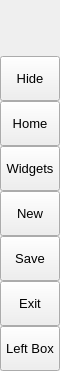
        <widget class="QFrame" name="leftMenuBg">
         <property name="minimumSize">
          <size>
           <width>60</width>
           <height>0</height>
          </size>
         </property>
         <property name="maximumSize">
          <size>
           <width>60</width>
           <height>16777215</height>
          </size>
         </property>
         <property name="frameShape">
          <enum>QFrame::NoFrame</enum>
         </property>
         <property name="frameShadow">
          <enum>QFrame::Raised</enum>
         </property>
         <layout class="QGridLayout" name="gridLayout_3">
          <property name="leftMargin">
           <number>0</number>
          </property>
          <property name="topMargin">
           <number>0</number>
          </property>
          <property name="rightMargin">
           <number>0</number>
          </property>
          <property name="bottomMargin">
           <number>0</number>
          </property>
          <item row="0" column="0">
           <widget class="QFrame" name="topLogoInfo">
            <property name="minimumSize">
             <size>
              <width>0</width>
              <height>50</height>
             </size>
            </property>
            <property name="maximumSize">
             <size>
              <width>16777215</width>
              <height>50</height>
             </size>
            </property>
            <property name="frameShape">
             <enum>QFrame::NoFrame</enum>
            </property>
            <property name="frameShadow">
             <enum>QFrame::Raised</enum>
            </property>
            <widget class="QFrame" name="topLogo">
             <property name="geometry">
              <rect>
               <x>10</x>
               <y>5</y>
               <width>42</width>
               <height>42</height>
              </rect>
             </property>
             <property name="minimumSize">
              <size>
               <width>42</width>
               <height>42</height>
              </size>
             </property>
             <property name="maximumSize">
              <size>
               <width>42</width>
               <height>42</height>
              </size>
             </property>
             <property name="styleSheet">
              <string notr="true">image: url(:/images/images/images/logo2.png);</string>
             </property>
             <property name="frameShape">
              <enum>QFrame::NoFrame</enum>
             </property>
             <property name="frameShadow">
              <enum>QFrame::Raised</enum>
             </property>
            </widget>
            <widget class="QLabel" name="titleLeftApp">
             <property name="geometry">
              <rect>
               <x>70</x>
               <y>8</y>
               <width>160</width>
               <height>20</height>
              </rect>
             </property>
             <property name="font">
              <font>
               <family>Segoe UI Semibold</family>
               <pointsize>12</pointsize>
               <weight>7</weight>
               <italic>false</italic>
               <bold>false</bold>
              </font>
             </property>
             <property name="text">
              <string>Emergency Services</string>
             </property>
             <property name="alignment">
              <set>Qt::AlignLeading|Qt::AlignLeft|Qt::AlignTop</set>
             </property>
            </widget>
            <widget class="QLabel" name="titleLeftDescription">
             <property name="geometry">
              <rect>
               <x>70</x>
               <y>27</y>
               <width>160</width>
               <height>16</height>
              </rect>
             </property>
             <property name="maximumSize">
              <size>
               <width>16777215</width>
               <height>16</height>
              </size>
             </property>
             <property name="font">
              <font>
               <family>Segoe UI</family>
               <pointsize>8</pointsize>
               <weight>50</weight>
               <italic>false</italic>
               <bold>false</bold>
              </font>
             </property>
             <property name="text">
              <string>Uy_Dat_Ninh</string>
             </property>
             <property name="alignment">
              <set>Qt::AlignLeading|Qt::AlignLeft|Qt::AlignTop</set>
             </property>
            </widget>
           </widget>
          </item>
          <item row="1" column="0">
           <widget class="QFrame" name="leftMenuFrame">
            <property name="frameShape">
             <enum>QFrame::NoFrame</enum>
            </property>
            <property name="frameShadow">
             <enum>QFrame::Raised</enum>
            </property>
            <layout class="QVBoxLayout" name="verticalMenuLayout">
             <property name="spacing">
              <number>0</number>
             </property>
             <property name="leftMargin">
              <number>0</number>
             </property>
             <property name="topMargin">
              <number>0</number>
             </property>
             <property name="rightMargin">
              <number>0</number>
             </property>
             <property name="bottomMargin">
              <number>0</number>
             </property>
             <item>
              <widget class="QFrame" name="toggleBox">
               <property name="maximumSize">
                <size>
                 <width>16777215</width>
                 <height>45</height>
                </size>
               </property>
               <property name="frameShape">
                <enum>QFrame::NoFrame</enum>
               </property>
               <property name="frameShadow">
                <enum>QFrame::Raised</enum>
               </property>
               <layout class="QVBoxLayout" name="verticalLayout_4">
                <property name="spacing">
                 <number>0</number>
                </property>
                <property name="leftMargin">
                 <number>0</number>
                </property>
                <property name="topMargin">
                 <number>0</number>
                </property>
                <property name="rightMargin">
                 <number>0</number>
                </property>
                <property name="bottomMargin">
                 <number>0</number>
                </property>
                <item>
                 <widget class="QPushButton" name="toggleButton">
                  <property name="sizePolicy">
                   <sizepolicy hsizetype="Expanding" vsizetype="Fixed">
                    <horstretch>0</horstretch>
                    <verstretch>0</verstretch>
                   </sizepolicy>
                  </property>
                  <property name="minimumSize">
                   <size>
                    <width>0</width>
                    <height>45</height>
                   </size>
                  </property>
                  <property name="font">
                   <font>
                    <family>Segoe UI</family>
                    <pointsize>10</pointsize>
                    <weight>50</weight>
                    <italic>false</italic>
                    <bold>false</bold>
                   </font>
                  </property>
                  <property name="cursor">
                   <cursorShape>PointingHandCursor</cursorShape>
                  </property>
                  <property name="mouseTracking">
                   <bool>false</bool>
                  </property>
                  <property name="layoutDirection">
                   <enum>Qt::LeftToRight</enum>
                  </property>
                  <property name="styleSheet">
                   <string notr="true">background-image: url(:/icons/images/icons/icon_menu.png);</string>
                  </property>
                  <property name="text">
                   <string>Hide</string>
                  </property>
                 </widget>
                </item>
               </layout>
              </widget>
             </item>
             <item alignment="Qt::AlignTop">
              <widget class="QFrame" name="topMenu">
               <property name="frameShape">
                <enum>QFrame::NoFrame</enum>
               </property>
               <property name="frameShadow">
                <enum>QFrame::Raised</enum>
               </property>
               <layout class="QVBoxLayout" name="verticalLayout_8">
                <property name="spacing">
                 <number>0</number>
                </property>
                <property name="leftMargin">
                 <number>0</number>
                </property>
                <property name="topMargin">
                 <number>0</number>
                </property>
                <property name="rightMargin">
                 <number>0</number>
                </property>
                <property name="bottomMargin">
                 <number>0</number>
                </property>
                <item>
                 <widget class="QPushButton" name="btn_home">
                  <property name="sizePolicy">
                   <sizepolicy hsizetype="Expanding" vsizetype="Fixed">
                    <horstretch>0</horstretch>
                    <verstretch>0</verstretch>
                   </sizepolicy>
                  </property>
                  <property name="minimumSize">
                   <size>
                    <width>0</width>
                    <height>45</height>
                   </size>
                  </property>
                  <property name="font">
                   <font>
                    <family>Segoe UI</family>
                    <pointsize>10</pointsize>
                    <weight>50</weight>
                    <italic>false</italic>
                    <bold>false</bold>
                   </font>
                  </property>
                  <property name="cursor">
                   <cursorShape>PointingHandCursor</cursorShape>
                  </property>
                  <property name="layoutDirection">
                   <enum>Qt::LeftToRight</enum>
                  </property>
                  <property name="styleSheet">
                   <string notr="true">background-image: url(:/icons/images/icons/cil-home.png);</string>
                  </property>
                  <property name="text">
                   <string>Home</string>
                  </property>
                 </widget>
                </item>
                <item>
                 <widget class="QPushButton" name="btn_widgets">
                  <property name="sizePolicy">
                   <sizepolicy hsizetype="Expanding" vsizetype="Fixed">
                    <horstretch>0</horstretch>
                    <verstretch>0</verstretch>
                   </sizepolicy>
                  </property>
                  <property name="minimumSize">
                   <size>
                    <width>0</width>
                    <height>45</height>
                   </size>
                  </property>
                  <property name="font">
                   <font>
                    <family>Segoe UI</family>
                    <pointsize>10</pointsize>
                    <weight>50</weight>
                    <italic>false</italic>
                    <bold>false</bold>
                   </font>
                  </property>
                  <property name="cursor">
                   <cursorShape>PointingHandCursor</cursorShape>
                  </property>
                  <property name="layoutDirection">
                   <enum>Qt::LeftToRight</enum>
                  </property>
                  <property name="styleSheet">
                   <string notr="true">background-image: url(:/icons/images/icons/cil-gamepad.png);</string>
                  </property>
                  <property name="text">
                   <string>Widgets</string>
                  </property>
                 </widget>
                </item>
                <item>
                 <widget class="QPushButton" name="btn_new">
                  <property name="sizePolicy">
                   <sizepolicy hsizetype="Expanding" vsizetype="Fixed">
                    <horstretch>0</horstretch>
                    <verstretch>0</verstretch>
                   </sizepolicy>
                  </property>
                  <property name="minimumSize">
                   <size>
                    <width>0</width>
                    <height>45</height>
                   </size>
                  </property>
                  <property name="font">
                   <font>
                    <family>Segoe UI</family>
                    <pointsize>10</pointsize>
                    <weight>50</weight>
                    <italic>false</italic>
                    <bold>false</bold>
                   </font>
                  </property>
                  <property name="cursor">
                   <cursorShape>PointingHandCursor</cursorShape>
                  </property>
                  <property name="layoutDirection">
                   <enum>Qt::LeftToRight</enum>
                  </property>
                  <property name="styleSheet">
                   <string notr="true">background-image: url(:/icons/images/icons/cil-file.png);</string>
                  </property>
                  <property name="text">
                   <string>New</string>
                  </property>
                 </widget>
                </item>
                <item>
                 <widget class="QPushButton" name="btn_save">
                  <property name="sizePolicy">
                   <sizepolicy hsizetype="Expanding" vsizetype="Fixed">
                    <horstretch>0</horstretch>
                    <verstretch>0</verstretch>
                   </sizepolicy>
                  </property>
                  <property name="minimumSize">
                   <size>
                    <width>0</width>
                    <height>45</height>
                   </size>
                  </property>
                  <property name="font">
                   <font>
                    <family>Segoe UI</family>
                    <pointsize>10</pointsize>
                    <weight>50</weight>
                    <italic>false</italic>
                    <bold>false</bold>
                   </font>
                  </property>
                  <property name="cursor">
                   <cursorShape>PointingHandCursor</cursorShape>
                  </property>
                  <property name="layoutDirection">
                   <enum>Qt::LeftToRight</enum>
                  </property>
                  <property name="styleSheet">
                   <string notr="true">background-image: url(:/icons/images/icons/cil-save.png)</string>
                  </property>
                  <property name="text">
                   <string>Save</string>
                  </property>
                 </widget>
                </item>
                <item>
                 <widget class="QPushButton" name="btn_exit">
                  <property name="sizePolicy">
                   <sizepolicy hsizetype="Expanding" vsizetype="Fixed">
                    <horstretch>0</horstretch>
                    <verstretch>0</verstretch>
                   </sizepolicy>
                  </property>
                  <property name="minimumSize">
                   <size>
                    <width>0</width>
                    <height>45</height>
                   </size>
                  </property>
                  <property name="font">
                   <font>
                    <family>Segoe UI</family>
                    <pointsize>10</pointsize>
                    <weight>50</weight>
                    <italic>false</italic>
                    <bold>false</bold>
                   </font>
                  </property>
                  <property name="cursor">
                   <cursorShape>PointingHandCursor</cursorShape>
                  </property>
                  <property name="layoutDirection">
                   <enum>Qt::LeftToRight</enum>
                  </property>
                  <property name="styleSheet">
                   <string notr="true">background-image: url(:/icons/images/icons/cil-x.png);</string>
                  </property>
                  <property name="text">
                   <string>Exit</string>
                  </property>
                 </widget>
                </item>
               </layout>
              </widget>
             </item>
             <item alignment="Qt::AlignBottom">
              <widget class="QFrame" name="bottomMenu">
               <property name="frameShape">
                <enum>QFrame::NoFrame</enum>
               </property>
               <property name="frameShadow">
                <enum>QFrame::Raised</enum>
               </property>
               <layout class="QVBoxLayout" name="verticalLayout_9">
                <property name="spacing">
                 <number>0</number>
                </property>
                <property name="leftMargin">
                 <number>0</number>
                </property>
                <property name="topMargin">
                 <number>0</number>
                </property>
                <property name="rightMargin">
                 <number>0</number>
                </property>
                <property name="bottomMargin">
                 <number>0</number>
                </property>
                <item>
                 <widget class="QPushButton" name="toggleLeftBox">
                  <property name="sizePolicy">
                   <sizepolicy hsizetype="Expanding" vsizetype="Fixed">
                    <horstretch>0</horstretch>
                    <verstretch>0</verstretch>
                   </sizepolicy>
                  </property>
                  <property name="minimumSize">
                   <size>
                    <width>0</width>
                    <height>45</height>
                   </size>
                  </property>
                  <property name="font">
                   <font>
                    <family>Segoe UI</family>
                    <pointsize>10</pointsize>
                    <weight>50</weight>
                    <italic>false</italic>
                    <bold>false</bold>
                   </font>
                  </property>
                  <property name="cursor">
                   <cursorShape>PointingHandCursor</cursorShape>
                  </property>
                  <property name="layoutDirection">
                   <enum>Qt::LeftToRight</enum>
                  </property>
                  <property name="styleSheet">
                   <string notr="true">background-image: url(:/icons/images/icons/icon_settings.png);</string>
                  </property>
                  <property name="text">
                   <string>Left Box</string>
                  </property>
                 </widget>
                </item>
               </layout>
              </widget>
             </item>
            </layout>
           </widget>
          </item>
         </layout>
        </widget>
